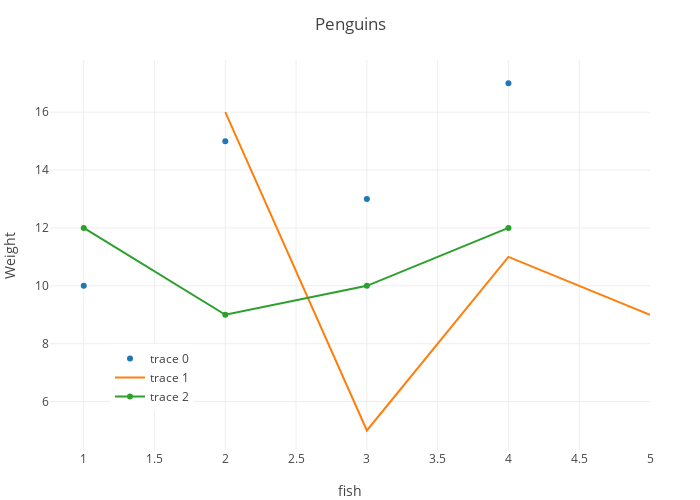

Notebook code cell kept with this figure:
### Code cell
l = Layout(
        title="Penguins",
        xaxis=attr(title="fish", showgrid=true),
        yaxis=attr(title="Weight", showgrid=true),
        legend=attr(x=0.1, y=0.1),
        width = 700,
        height = 500,
)
trace1 = scatter(;x=1:4, y=[10, 15, 13, 17], mode="markers")
trace2 = scatter(;x=2:5, y=[16, 5, 11, 9], mode="lines")
trace3 = scatter(;x=1:4, y=[12, 9, 10, 12], mode="lines+markers")
# Display in-place
plt = plot([trace1, trace2, trace3], l)
display(plt)

# Display in-place
#p = Plot([trace1, trace2, trace3], l)   # for display in-place
#display(p)

### Figure 1 — Plotly figure (JSON) as saved in the notebook; plotly's stock layout.template omitted (floating-point values rounded to 4 significant figures)
{"data": [{"mode": "markers", "type": "scatter", "x": [1, 2, 3, 4], "y": [10, 15, 13, 17]}, {"mode": "lines", "type": "scatter", "x": [2, 3, 4, 5], "y": [16, 5, 11, 9]}, {"mode": "lines+markers", "type": "scatter", "x": [1, 2, 3, 4], "y": [12, 9, 10, 12]}], "layout": {"height": 500, "legend": {"x": 0.1, "y": 0.1}, "margin": {"b": 50, "l": 50, "r": 50, "t": 60}, "title": "Penguins", "width": 700, "xaxis": {"showgrid": true, "title": "fish"}, "yaxis": {"showgrid": true, "title": "Weight"}}}
